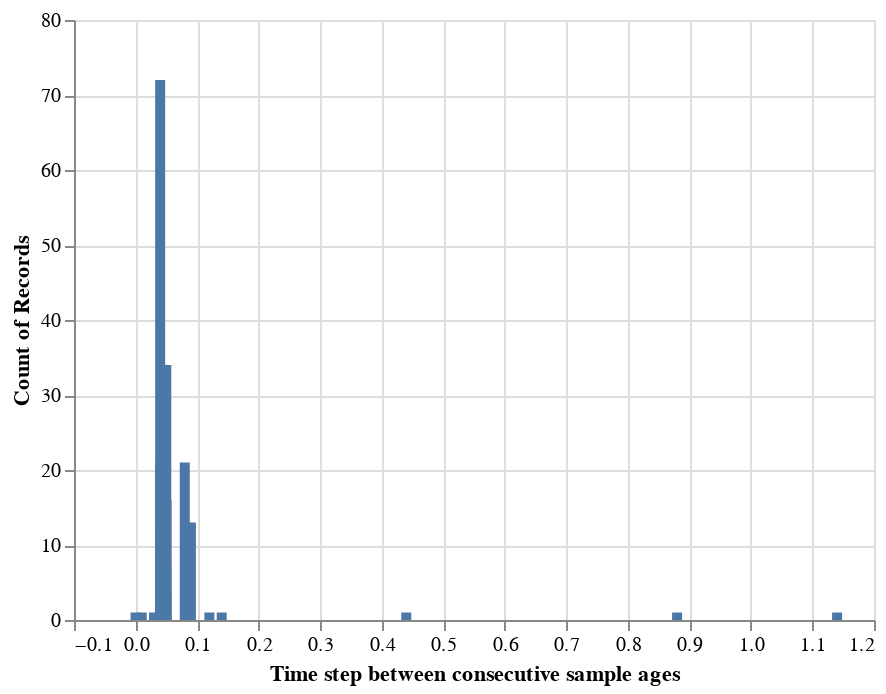

Notebook code cell kept with this figure:
### Markdown cell above
<!-- BEGIN QUESTION -->

### Q0 (d). Time resolution

How are the observations spaced in time? 

#### (i) Make a histogram of the time steps between consecutive sample ages. 

Follow these steps:

1. Extract the `Age` column from `diatoms`, sort the values in ascending order, compute the differences between consecutive rows, and store the result as `diffs`.
    + *Hint*: use `.sort_values()` and `.diff()`.
    + *Notice*: that the first difference is NaN, because there is no previous value to compare the first row with. Drop this entry when you store `diffs`.


2. Make a simple count histogram (no need to manually bin or convert to density scale) with bins of width 0.02 (20 years).
    + Label the x axis 'Time step between consecutive sample ages'

### Code cell
# store differences
diffs = diatoms['Age'].sort_values().diff().drop([0]).to_frame().rename(columns={'Age': 'diff'})

# construct histogram
hist = alt.Chart(diffs).transform_bin(
    'Age binned', 
    field = 'diff', 
    bin = alt.Bin(step = 0.02)
).mark_bar().encode(
    x = alt.X('diff', 
              title = 'Time step between consecutive sample ages'),
    y = alt.Y('count()')
)

hist

### Figure 1 — Vega-Lite specification as saved in the notebook (floating-point values rounded to 4 significant figures; data arrays with more than 128 entries replaced by an {"elided": "..."} marker saying what was removed)
{"config": {"view": {"continuousWidth": 400, "continuousHeight": 300}}, "data": {"name": "data-1fad5eb1bb8f0f175f9b039d9feb5253"}, "mark": "bar", "encoding": {"x": {"field": "diff", "title": "Time step between consecutive sample ages", "type": "quantitative"}, "y": {"aggregate": "count", "type": "quantitative"}}, "transform": [{"bin": {"step": 0.02}, "field": "diff", "as": "Age binned"}], "$schema": "https://vega.github.io/schema/vega-lite/v4.17.0.json", "datasets": {"data-1fad5eb1bb8f0f175f9b039d9feb5253": {"elided": "229 records"}}}
